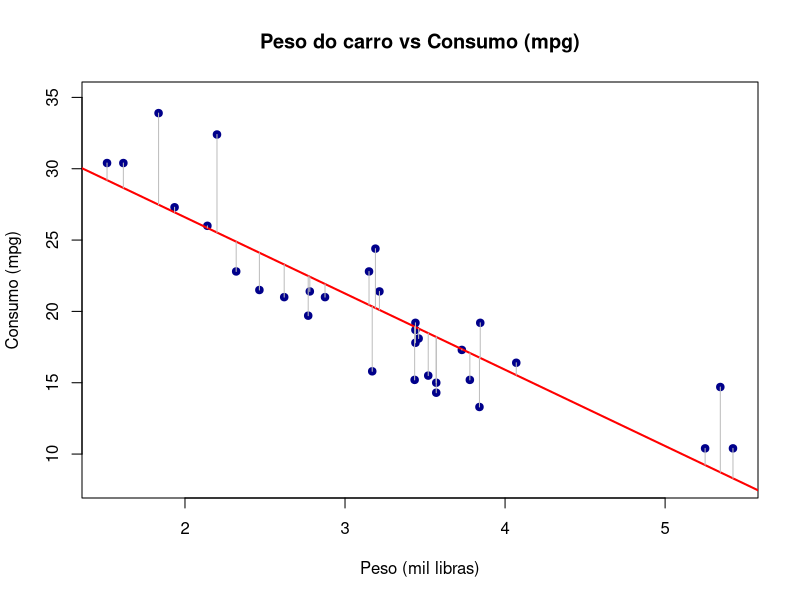
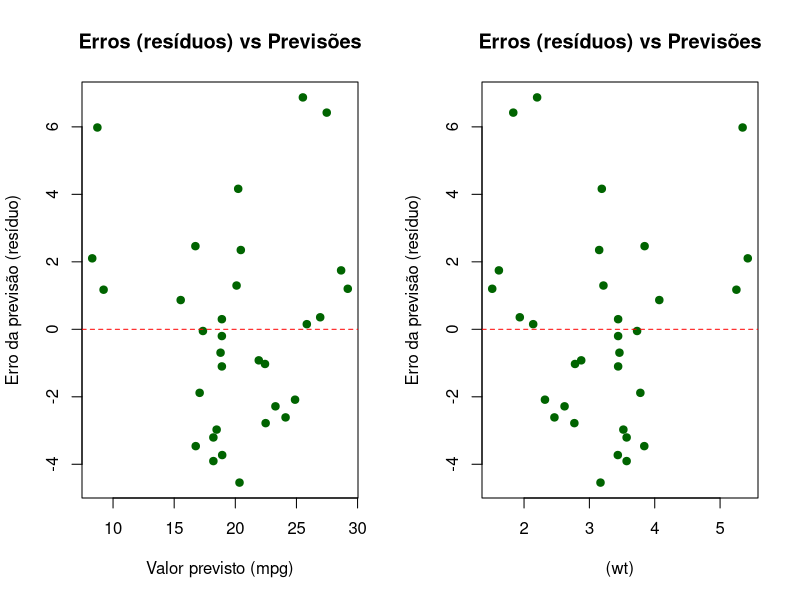
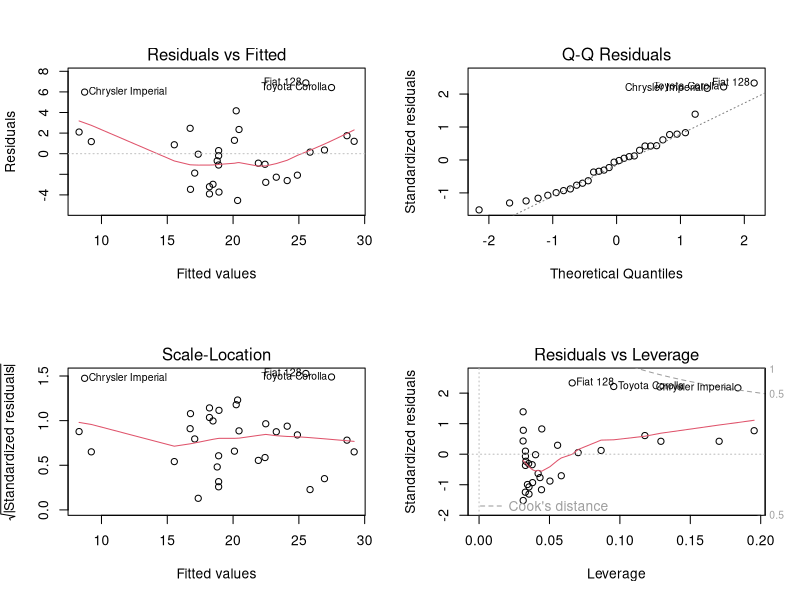
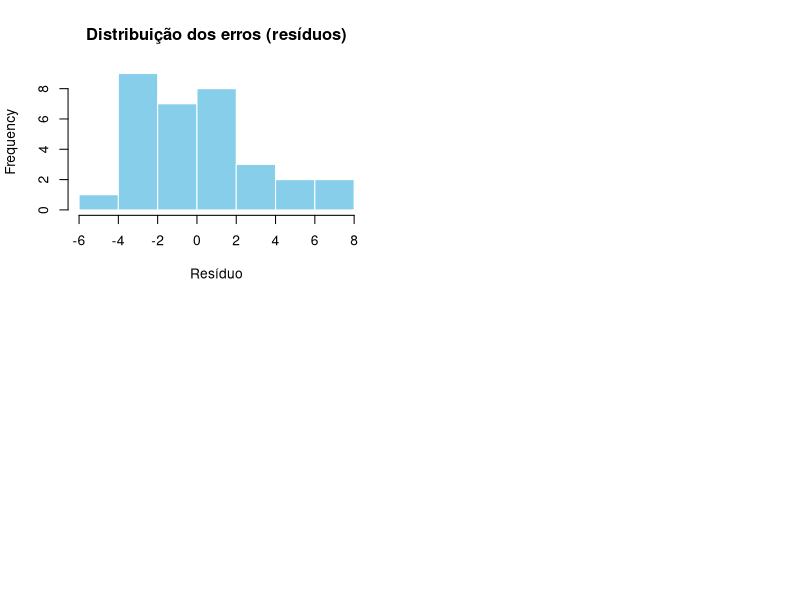

Generate these figures, in order, with R:

rm(list=ls())

# Carregar base de dados -------
data(mtcars)

# Olhar os primeiros dados -------
head(mtcars)
str(mtcars)


# Ajuste ------------------------------------------------------------------


#' Regressão linear simples: mpg (consumo) ~ wt (peso do carro)
#' Como o peso do carro (wt) afeta o consumo de combustível (mpg) em milhas por galão?
modelo <- lm(mpg ~ wt, data = mtcars)

#' Ver resumo do modelo
modelo


# Gráfico da regressão --------------------------

#' Gráfico de dispersão com a reta de regressão
plot(mtcars$wt, mtcars$mpg,
     main = "Peso do carro vs Consumo (mpg)",
     xlab = "Peso (mil libras)", ylab = "Consumo (mpg)",
     pch = 19, col = "darkblue",ylim=c(8,35))

#' Adiciona a reta do modelo
abline(modelo, col = "red", lwd = 2)

pred <- predict(modelo) #ou modelo$fitted.values
segments(mtcars$wt, mtcars$mpg, mtcars$wt, pred, col = "gray")

#' Essas linhas mostram o "erro" da previsão (resíduo)

pred_mean_wt <- predict(modelo,newdata = data.frame(wt=mean(mtcars$wt)))
predict(modelo,newdata = data.frame(wt=2.5))

#' Gráfico dos resíduos # --------------------------

res = residuals(modelo) # ou modelo$residuals

#' Gráfico de resíduos vs valores ajustados
par(mfrow=c(1,2))

plot(modelo$fitted.values, modelo$residuals,
     main = "Erros (resíduos) vs Previsões",
     xlab = "Valor previsto (mpg)", ylab = "Erro da previsão (resíduo)",
     pch = 19, col = "darkgreen")
abline(h = 0, col = "red", lty = 2)

# Gráfico de wt vs valores ajustados
plot(mtcars$wt, modelo$residuals,
     main = "Erros (resíduos) vs Previsões",
     xlab = "(wt)", ylab = "Erro da previsão (resíduo)",
     pch = 19, col = "darkgreen")
abline(h = 0, col = "red", lty = 2)


par(mfrow=c(2,2))
plot(modelo)


#' Comentário: 
#' Se os pontos estão aleatoriamente espalhados ao redor da linha zero, o modelo está ok.
#' Se formar desenho (curva, funil, etc.), o modelo pode estar com problemas.

# 3. Histograma dos resíduos --------------------------

hist(modelo$residuals,
     main = "Distribuição dos erros (resíduos)",
     xlab = "Resíduo", col = "skyblue", border = "white")

# Comentário:
# Resíduos simétricos em torno de zero (parecendo uma curva de sino) são desejáveis.



